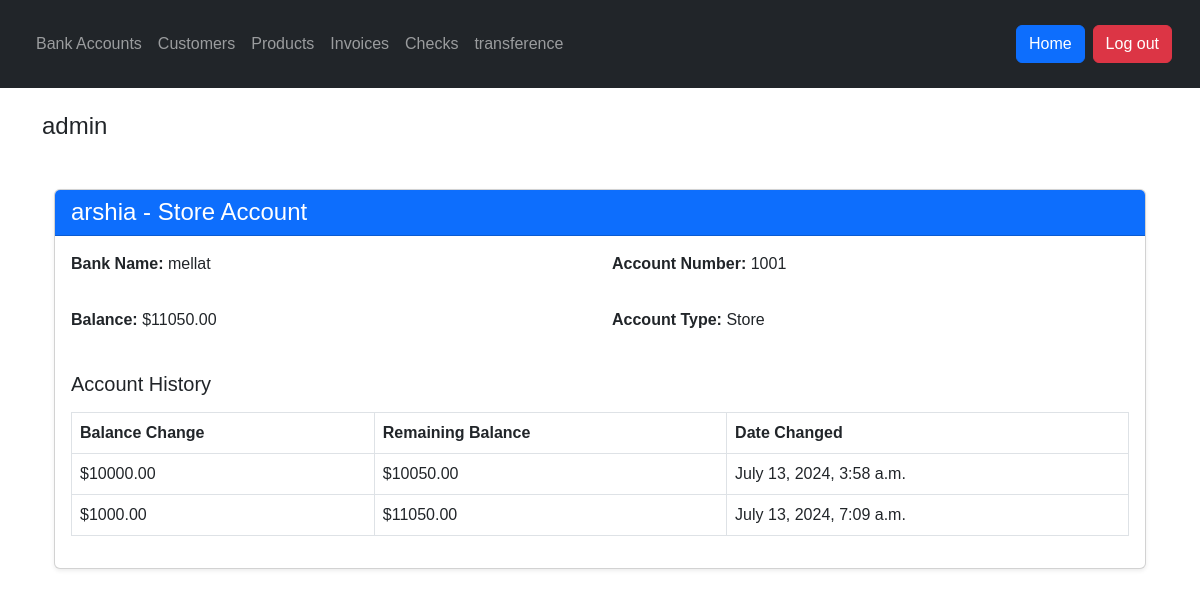
/bankaccounts/1/ (signed in), run on the app's committed database.
### app/models.py (models this page shows, shortened)
class BankAccount(models.Model):
    ACCOUNT_TYPES = (
        ('savings', 'Savings'),
        ('checking', 'Checking'),
        ('loan', 'Loan'),
        ('store', 'Store')
    )
    bank_name = models.CharField(max_length=30, null=True, blank=True)
    user = models.ForeignKey(User, on_delete=models.CASCADE)
    account_type = models.CharField(max_length=10, choices=ACCOUNT_TYPES)
    balance = models.DecimalField(max_digits=10, decimal_places=2)
    account_number = models.PositiveIntegerField(unique=True, blank=True, null=True)

class AccountHistory(models.Model):
    mother_account = models.ForeignKey(BankAccount, related_name="account_history", on_delete=models.CASCADE)
    balance_change = models.DecimalField(max_digits=10, decimal_places=2)
    remaining_balance = models.DecimalField(max_digits=10, decimal_places=2)
    date_changed = models.DateTimeField(auto_now_add=True)

### app/views.py (the view)
# urls.py: path('bankaccounts/<int:pk>/', BankAccountDetailView.as_view(), name='bankaccount-detail'),
class BankAccountDetailView(LoginRequiredMixin, DetailView):
    model = BankAccount
    template_name = 'app/bankaccount_detail.html'
    def get_context_data(self, **kwargs):
        context = super().get_context_data(**kwargs)
        context['account_history'] = self.get_object().account_history.all()
        return context

### app/templates/app/bankaccount_detail.html
{% extends 'app/base.html' %}
{% load static %}
{% block content %}
<div class="container mt-5">
    <div class="card shadow-sm">
        <div class="card-header bg-primary text-white">
            <h4 class="mb-0">{{ object.user.username }} - {{ object.get_account_type_display }} Account</h4>
        </div>
        <div class="card-body">
            <div class="row mb-3">
                <div class="col-md-6">
                    <p><strong>Bank Name:</strong> {{ object.bank_name }}</p>
                </div>
                <div class="col-md-6">
                    <p><strong>Account Number:</strong> {{ object.account_number }}</p>
                </div>
            </div>
            <div class="row mb-3">
                <div class="col-md-6">
                    <p><strong>Balance:</strong> ${{ object.balance }}</p>
                </div>
                <div class="col-md-6">
                    <p><strong>Account Type:</strong> {{ object.get_account_type_display }}</p>
                </div>
            </div>
            <h5 class="mt-4">Account History</h5>
            {% if account_history %}
            <table class="table table-bordered mt-3">
                <thead class="thead-light">
                    <tr>
                        <th>Balance Change</th>
                        <th>Remaining Balance</th>
                        <th>Date Changed</th>
                    </tr>
                </thead>
                <tbody>
                    {% for history in account_history %}
                    <tr>
                        <td>${{ history.balance_change }}</td>
                        <td>${{ history.remaining_balance }}</td>
                        <td>{{ history.date_changed }}</td>
                    </tr>
                    {% endfor %}
                </tbody>
            </table>
            {% else %}
            <div class="alert alert-info mt-3" role="alert">
                No history available for this account.
            </div>
            {% endif %}
        </div>
    </div>
</div>
{% endblock %}

### app/templates/app/base.html (shortened to what this page needs)
<!DOCTYPE html>
<html>
<head>
    <link href="https://cdn.jsdelivr.net/npm/bootstrap@5.3.0-alpha1/dist/css/bootstrap.min.css" rel="stylesheet">
    {% load static %}
    <link rel="stylesheet" type="text/css" href="{% static 'css/base.css' %}">
</head>
<body>
    <header class="bg-dark text-white p-3 mb-4">
        <nav class="navbar navbar-expand-lg navbar-dark">
            <div class="container-fluid">
                <ul class="navbar-nav me-auto mb-2 mb-lg-0">
                    <li class="nav-item"><a class="nav-link" href="{% url 'bankaccount-list' %}">Bank Accounts</a></li>
                    <li class="nav-item"><a class="nav-link" href="{% url 'customer-list' %}">Customers</a></li>
                    <li class="nav-item"><a class="nav-link" href="{% url 'product-list' %}">Products</a></li>
                    <li class="nav-item"><a class="nav-link" href="{% url 'invoice-list' %}">Invoices</a></li>
                    <li class="nav-item"><a class="nav-link" href="{% url 'check-list' %}">Checks</a></li>
                    <li class="nav-item"><a class="nav-link" href="{% url 'transference-list' %}">transference</a></li>
                </ul>
                <div class="d-flex">
                    <button class="btn btn-primary me-2" onclick="window.location.href='/'">Home</button>
                    <form method="post" action="{% url 'logout' %}">
                        <button type="submit" class="btn btn-danger">Log out</button>
                    </form>
                </div>
            </div>
        </nav>
    </header>
    <div class="container">
        {% if request.user.is_authenticated %}
            <h1 class="username">{{request.user}}</h1>
        {% else %}
            <a href="{% url 'login' %}" class="btn btn-link">Login</a>
        {% endif %}
    </div>
    <div class="container mt-4">
        {% block content %}{% endblock %}
    </div>
</body>
</html>

### app/static/css/base.css (style rules this page uses)
body, html { margin: 0; padding: 0; font-family: Arial, sans-serif; }
.username { font-size: 24px; margin-top: 10px; }
a { text-decoration: none; color: #007bff; }

### data on the page
BankAccount: user.username "arshia", account_type "Store", bank_name "mellat", account_number "1001", balance "11050.00"
AccountHistory: balance_change "10000.00", remaining_balance "10050.00", date_changed "July 13, 2024, 3:58 a.m."
AccountHistory: balance_change "1000.00", remaining_balance "11050.00", date_changed "July 13, 2024, 7:09 a.m."

### other printed values
{{ request.user }} "admin"
